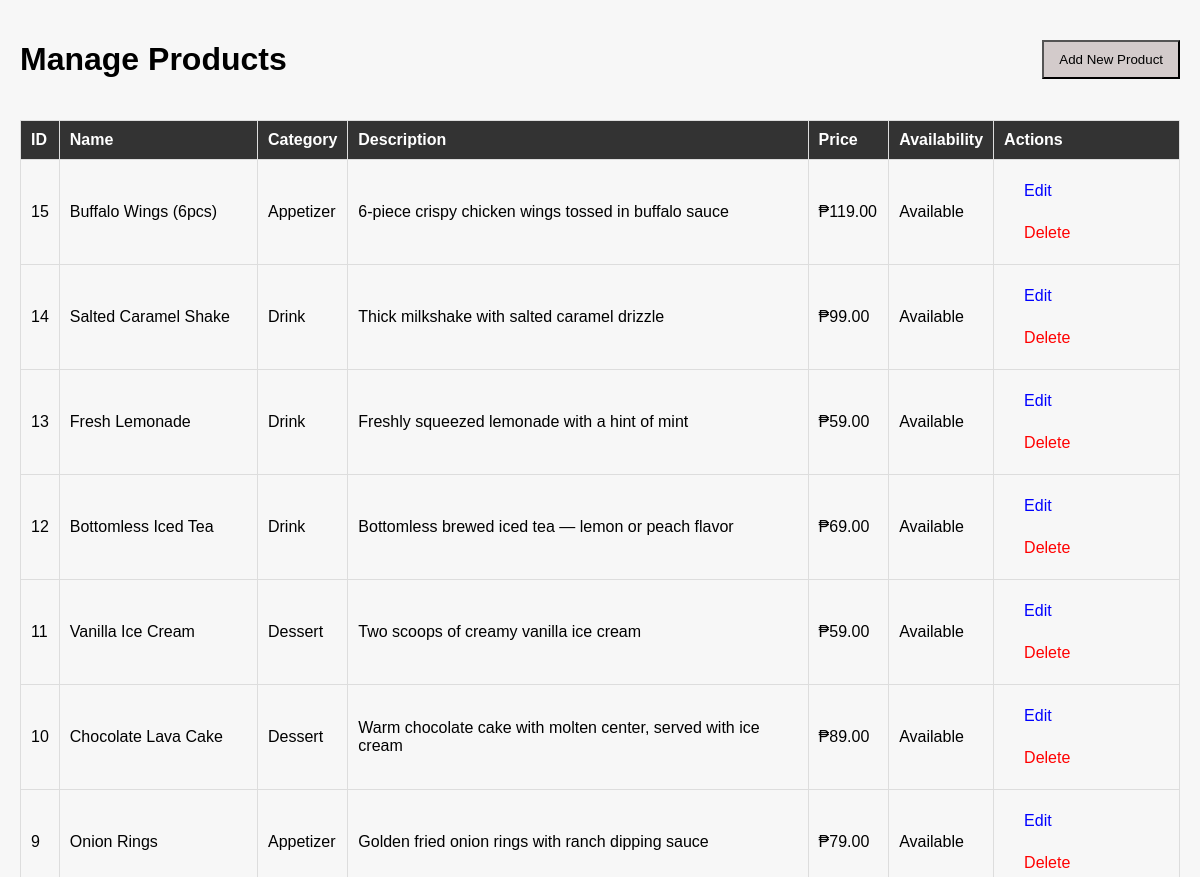
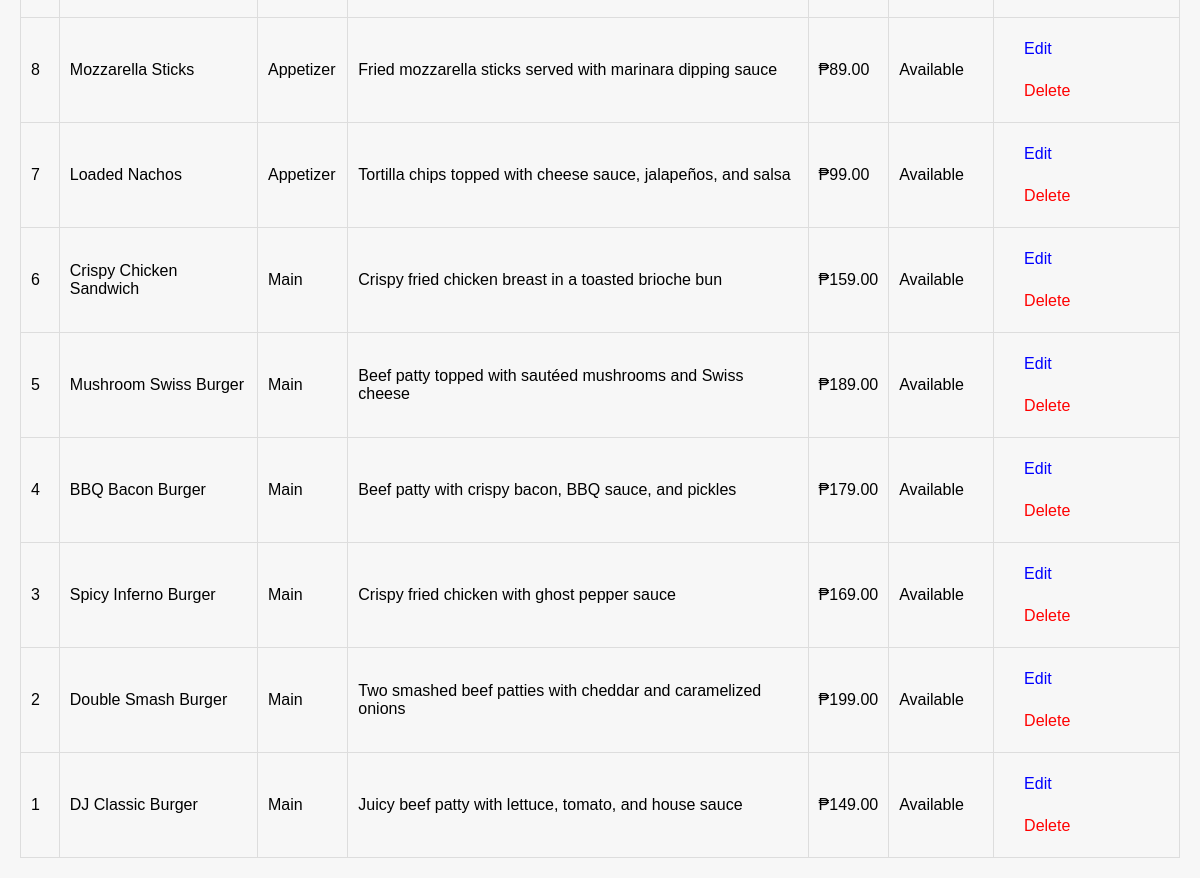
The app's page /AdminPanel/sidebar/products.php with its own data (2 pictures, top to bottom).
### tables this page shows
CREATE TABLE `products` (
  `ProductID` int(11) NOT NULL,
  `ProductName` varchar(100) NOT NULL,
  `Category` enum('Appetizer','Main','Dessert','Drink') NOT NULL,
  `Description` text DEFAULT NULL,
  `Price` decimal(10,2) NOT NULL,
  `Availability` enum('Available','Not Available') NOT NULL DEFAULT 'Available',
  `ServingSize` enum('Regular','Large') DEFAULT NULL,
  `DateAdded` datetime NOT NULL DEFAULT current_timestamp(),
  `LastUpdated` datetime NOT NULL DEFAULT current_timestamp() ON UPDATE current_timestamp(),
  `Notes` varchar(255) DEFAULT NULL,
  `PopularityTag` enum('Best Seller','Regular') NOT NULL DEFAULT 'Regular',
  `MealTime` enum('Breakfast','Lunch','Dinner','All Day') DEFAULT NULL,
  `OrderCount` int(10) NOT NULL DEFAULT 0,
  `Image` varchar(255) DEFAULT NULL,
  `SpicyLevel` enum('Mild','Medium','Hot','None') NOT NULL DEFAULT 'None'
);

### AdminPanel/sidebar/products.php (the view, shortened to what this page needs)
<?php
require_once 'db_connection.php';
$products_result = $conn->query("SELECT * FROM products ORDER BY ProductID DESC");
?>
<!DOCTYPE html>
<html lang="en">
<head>
    <link rel="stylesheet" href="../CSS/productDesign.css">
</head>
<body>
    <div class="header-container">
        <h1>Manage Products</h1>
        <button id="add-product-btn">Add New Product</button>
    </div>
    <table>
        <thead>
            <tr>
                <th>ID</th>
                <th>Name</th>
                <th>Category</th>
                <th>Description</th>
                <th>Price</th>
                <th>Availability</th>
                <th>Actions</th>
            </tr>
        </thead>
        <tbody>
            <?php while ($product = $products_result->fetch_assoc()): ?>
                <tr>
                    <td><?php echo $product['ProductID']; ?></td>
                    <td><?php echo htmlspecialchars($product['ProductName']); ?></td>
                    <td><?php echo htmlspecialchars($product['Category']); ?></td>
                    <td><?php echo htmlspecialchars($product['Description']); ?></td>
                    <td>₱<?php echo number_format($product['Price'], 2); ?></td>
                    <td><?php echo $product['Availability']; ?></td>
                    <td>
                        <a href="?edit_id=<?php echo $product['ProductID']; ?>" class="edit-btn">Edit</a>
                        <a href="?delete_id=<?php echo $product['ProductID']; ?>" class="delete-btn" onclick="return confirm('Are you sure you want to delete this product?')">Delete</a>
                    </td>
                </tr>
            <?php endwhile; ?>
        </tbody>
    </table>
</body>
</html>

### AdminPanel/CSS/productDesign.css (style rules this page uses)
body { font-family: Arial, sans-serif; margin: 0; padding: 20px; background-color: #f7f7f7; }
h1 { text-align: center; }
table { width: 100%; border-collapse: collapse; margin-top: 20px; }
table th, table td { border: 1px solid #ddd; padding: 10px; text-align: left; }
table th { background-color: #333; color: white; }
.header-container { display: flex; justify-content: space-between; align-items: center; margin-bottom: 20px; }
#add-product-btn { margin: 0; width: auto; padding: 10px 15px; background-color: #d3cbcb; }
.delete-btn { color: red; text-decoration: none; padding: 12px 20px; display: inline-block; }
.edit-btn { color: blue; text-decoration: none; margin-right: 10px; padding: 12px 20px; display: inline-block; }

### records on screen
products: ProductID "15", ProductName "Buffalo Wings (6pcs)", Category "Appetizer", Description "6-piece crispy chicken wings tossed in buffalo sauce", Price "119.00", Availability "Available"
products: ProductID "14", ProductName "Salted Caramel Shake", Category "Drink", Description "Thick milkshake with salted caramel drizzle", Price "99.00", Availability "Available"
products: ProductID "13", ProductName "Fresh Lemonade", Category "Drink", Description "Freshly squeezed lemonade with a hint of mint", Price "59.00", Availability "Available"
products: ProductID "12", ProductName "Bottomless Iced Tea", Category "Drink", Description "Bottomless brewed iced tea — lemon or peach flavor", Price "69.00", Availability "Available"
products: ProductID "11", ProductName "Vanilla Ice Cream", Category "Dessert", Description "Two scoops of creamy vanilla ice cream", Price "59.00", Availability "Available"
products: ProductID "10", ProductName "Chocolate Lava Cake", Category "Dessert", Description "Warm chocolate cake with molten center, served with ice cream", Price "89.00", Availability "Available"
products: ProductID "9", ProductName "Onion Rings", Category "Appetizer", Description "Golden fried onion rings with ranch dipping sauce", Price "79.00", Availability "Available"
products: ProductID "8", ProductName "Mozzarella Sticks", Category "Appetizer", Description "Fried mozzarella sticks served with marinara dipping sauce", Price "89.00", Availability "Available"
products: ProductID "7", ProductName "Loaded Nachos", Category "Appetizer", Description "Tortilla chips topped with cheese sauce, jalapeños, and salsa", Price "99.00", Availability "Available"
products: ProductID "6", ProductName "Crispy Chicken Sandwich", Category "Main", Description "Crispy fried chicken breast in a toasted brioche bun", Price "159.00", Availability "Available"
products: ProductID "5", ProductName "Mushroom Swiss Burger", Category "Main", Description "Beef patty topped with sautéed mushrooms and Swiss cheese", Price "189.00", Availability "Available"
products: ProductID "4", ProductName "BBQ Bacon Burger", Category "Main", Description "Beef patty with crispy bacon, BBQ sauce, and pickles", Price "179.00", Availability "Available"
products: ProductID "3", ProductName "Spicy Inferno Burger", Category "Main", Description "Crispy fried chicken with ghost pepper sauce", Price "169.00", Availability "Available"
products: ProductID "2", ProductName "Double Smash Burger", Category "Main", Description "Two smashed beef patties with cheddar and caramelized onions", Price "199.00", Availability "Available"
products: ProductID "1", ProductName "DJ Classic Burger", Category "Main", Description "Juicy beef patty with lettuce, tomato, and house sauce", Price "149.00", Availability "Available"
